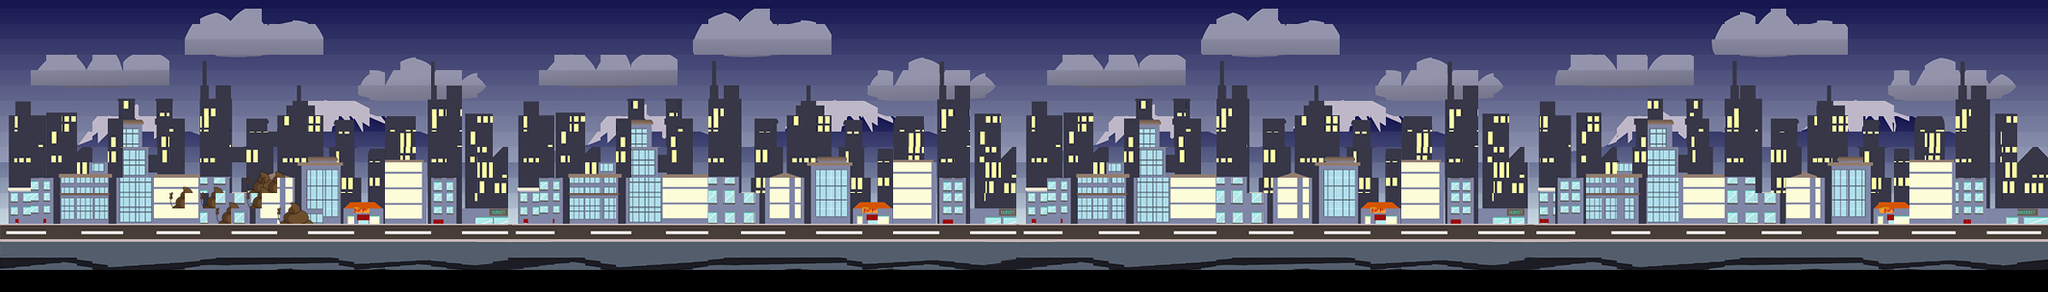

This is a level from a 2D game, rendered from its Tiled map with the project's own tilesets. A one-line summary and the map file follow, with tile-layer data summarised:
An orthogonal 133x19 tile map with 16x16 px tiles, 1 tile layer (background), 6 tilesets.

<map version="1.0" tiledversion="1.0.2" orientation="orthogonal" renderorder="right-down" width="133" height="19" tilewidth="16" tileheight="16" nextobjectid="1">
 <tileset firstgid="1" source="untitled.tsx" />
 <tileset firstgid="2377" source="poop.tsx" />
 <tileset firstgid="3001" source="poop.tsx" />
 <tileset firstgid="3002" source="poop2.tsx" />
 <tileset firstgid="3003" source="poops.tsx" />
 <tileset firstgid="3004" source="poops16.tsx" />
 <layer name="background" width="133" height="19" offsetx="0" offsety="-7">
  <data>[2527 cells, 2376 non-empty, 2365 distinct tile ids]</data>
 </layer>
</map>
